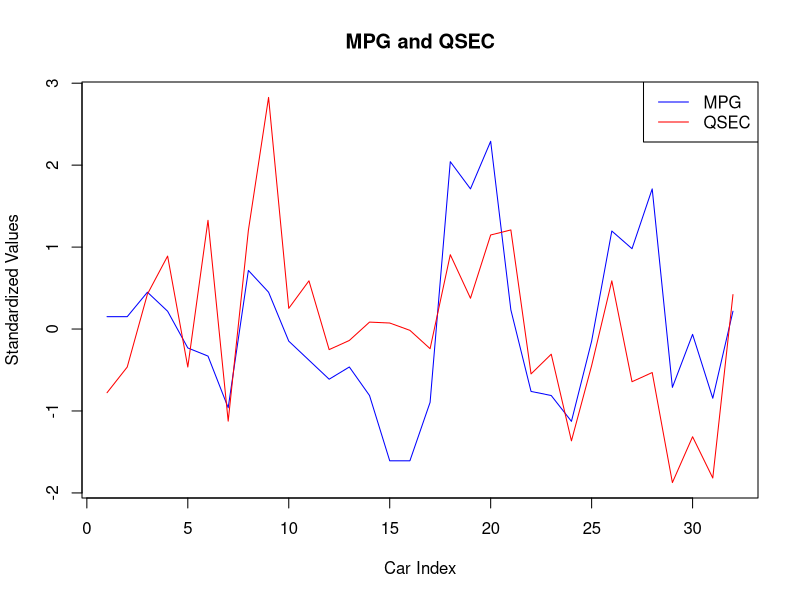

Generate this figure with R:
data(mtcars)

x <- scale(mtcars[, c("mpg", "qsec")])

matplot(x, type = "l", lty = 1,
        col = c("blue", "red"),
        main = "MPG and QSEC",
        xlab = "Car Index",
        ylab = "Standardized Values")

legend("topright",
       legend = c("MPG", "QSEC"),
       col = c("blue", "red"), lty = 1)
